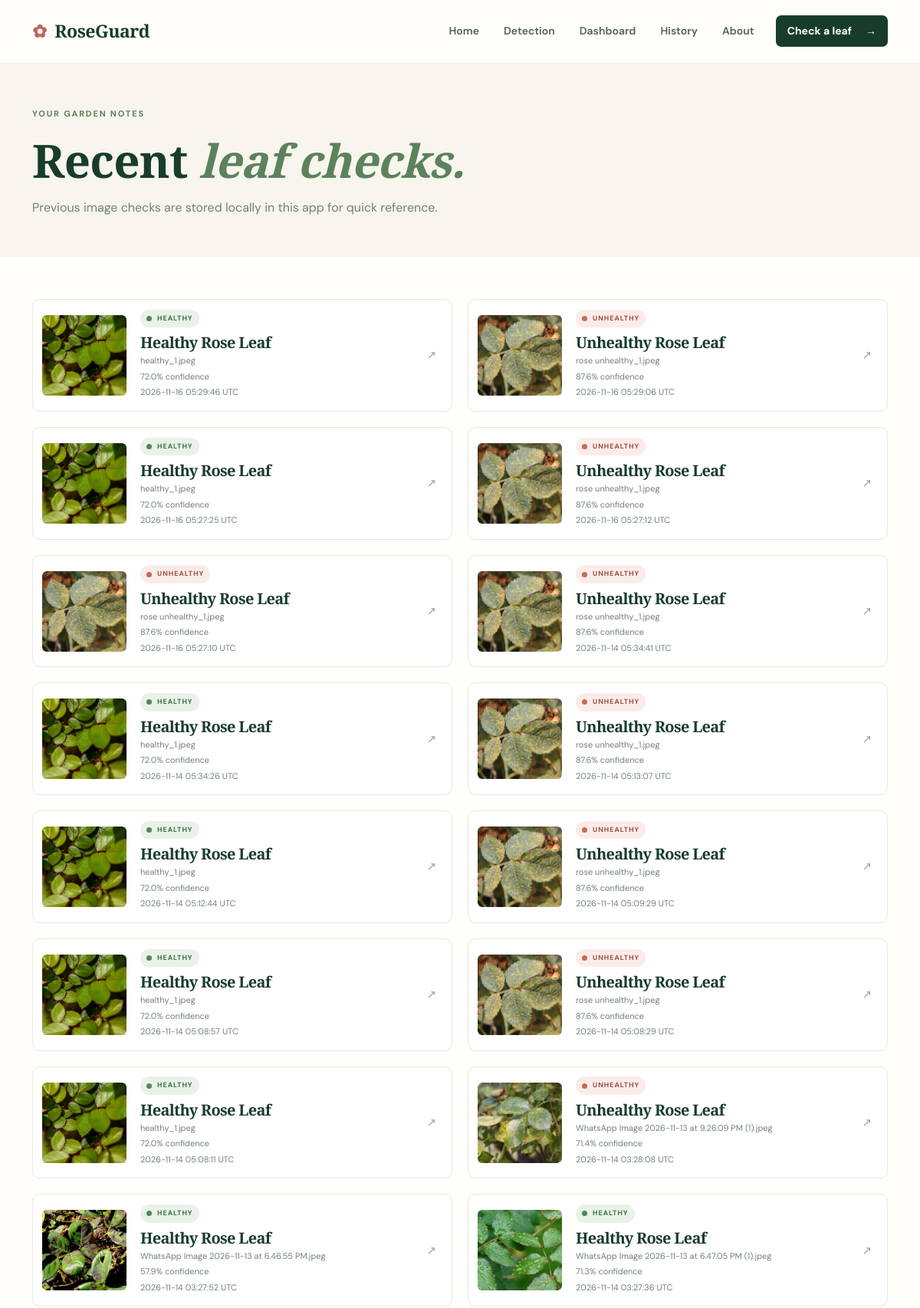
The app's page /history (upper part) with its own data.
### tables this page shows
CREATE TABLE predictions (
                id TEXT PRIMARY KEY,
                image_filename TEXT NOT NULL,
                class_name TEXT NOT NULL,
                confidence REAL NOT NULL,
                created_at TEXT NOT NULL
            , original_filename TEXT NOT NULL DEFAULT '', image_location TEXT NOT NULL DEFAULT '', probability_healthy REAL, probability_unhealthy REAL);

### app.py (the view)
@app.route("/history")
def history():
    with get_db() as connection:
        rows = connection.execute(
            "SELECT id, image_filename, original_filename, image_location, "
            "probability_healthy, probability_unhealthy, class_name, confidence, created_at "
            "FROM predictions ORDER BY created_at DESC LIMIT 100"
        ).fetchall()
    records = [prediction_record(row) for row in rows]
    return render_template("history.html", records=records)

### app.py (called while the page is built)
def normalized_class_name(class_name):
    if class_name in {"healthy", "unhealthy", "unidentified"}:
        return class_name
    return "unhealthy"

@contextmanager
def get_db():
    connection = sqlite3.connect(DATABASE)
    connection.row_factory = sqlite3.Row
    try:
        with connection:
            yield connection
    finally:
        connection.close()

### templates/history.html (shortened to what this page needs)
{% extends "base.html" %}
{% block content %}
<section class="page-hero compact-hero"><div class="container"><div class="eyebrow">Your garden notes</div><h1>Recent <em>leaf checks.</em></h1><p>Previous image checks are stored locally in this app for quick reference.</p></div></section>
<section class="history-section"><div class="container">
  {% if records %}
  <div class="history-grid">{% for record in records %}<a class="history-card" href="{{ url_for('result', prediction_id=record.id) }}"><img src="{{ url_for('static', filename='uploads/' ~ record.image_filename) }}" alt="Rose leaf from {{ record.created_at }}"><div class="history-card-body"><span class="status-pill status-{{ record.disease.status }}"><span></span>{{ 'UNCERTAIN' if record.disease.status == 'unidentified' else record.disease.status|upper }}</span><h2>{{ record.disease.display_name }}</h2><p class="history-filename" title="{{ record.original_filename }}">{{ record.original_filename }}</p><p>{{ "%.1f"|format(record.model_score * 100) }}% {{ 'top score' if record.disease.status == 'unidentified' else 'confidence' }}</p><time>{{ record.created_at[:19].replace('T', ' ') }} UTC</time></div><span class="history-arrow" aria-hidden="true">↗</span></a>{% endfor %}</div>
  {% else %}
  <div class="empty-history"><div class="empty-flower">✿</div><h2>No leaf checks yet</h2><p>Your completed checks will appear here.</p><a href="{{ url_for('detect') }}" class="btn btn-primary-green">Start a leaf check <span aria-hidden="true">→</span></a></div>
  {% endif %}
</div></section>
{% endblock %}

### templates/base.html (shortened to what this page needs)
<!doctype html>
<html lang="en">
<head>
  <link href="https://cdn.jsdelivr.net/npm/bootstrap@5.3.3/dist/css/bootstrap.min.css" rel="stylesheet">
  <link rel="stylesheet" href="{{ url_for('static', filename='css/style.css') }}">
</head>
<body>
  <nav class="navbar navbar-expand-lg navbar-light site-nav">
    <div class="container">
      <a class="navbar-brand brand" href="{{ url_for('home') }}"><span class="brand-mark">✿</span> RoseGuard</a>
      <div class="collapse navbar-collapse" id="siteNav">
        <div class="navbar-nav ms-auto align-items-lg-center gap-lg-3">
          <a class="nav-link" href="{{ url_for('home') }}">Home</a>
          <a class="nav-link" href="{{ url_for('detect') }}">Detection</a>
          <a class="nav-link" href="{{ url_for('dashboard') }}">Dashboard</a>
          <a class="nav-link" href="{{ url_for('history') }}">History</a>
          <a class="nav-link" href="{{ url_for('about') }}">About</a>
          <a class="btn btn-primary-green nav-cta" href="{{ url_for('detect') }}">Check a leaf <span aria-hidden="true">→</span></a>
        </div>
      </div>
    </div>
  </nav>
  <main>{% block content %}{% endblock %}</main>
</body>
</html>

### static/css/style.css (style rules this page uses)
:root { --forest: #183c2b; --forest-deep: #102c20; --leaf: #5b825d; --sage: #e7eee4; --cream: #f7f5ed; --paper: #fffefa; --ink: #25352a; --muted: #718074; --rose: #bd665e; --line: #e6e9e1; --shadow: 0 18px 50px rgba(34, 57, 39, .09); }
* { box-sizing: border-box; }
body { background: var(--paper); color: var(--ink); font-family: "DM Sans", sans-serif; font-size: 15px; }
a { color: inherit; }
.site-nav { background: rgba(255, 254, 250, .96); border-bottom: 1px solid rgba(30, 60, 43, .06); padding: 18px 0; position: relative; z-index: 5; }
.brand { color: var(--forest); font-family: "Playfair Display", serif; font-size: 23px; font-weight: 700; letter-spacing: -.5px; text-decoration: none; }
.brand-mark { color: var(--rose); font-family: sans-serif; margin-right: 5px; }
.navbar-nav .nav-link { color: #536257; font-size: 14px; font-weight: 600; }
.btn-primary-green, .btn-cream { align-items: center; border: 0; border-radius: 7px; display: inline-flex; font-size: 14px; font-weight: 700; gap: 18px; justify-content: center; padding: 13px 20px; transition: background .2s ease, transform .2s ease, box-shadow .2s ease; }
.btn-primary-green { background: var(--forest); color: white; }
.nav-cta { margin-left: 4px; padding: 10px 15px; }
.eyebrow { align-items: center; color: var(--leaf); display: flex; font-size: 11px; font-weight: 700; gap: 10px; letter-spacing: 1.8px; text-transform: uppercase; }
h1, h2, h3 { color: var(--forest); font-family: "Playfair Display", serif; font-weight: 600; letter-spacing: -.7px; }
h1 em, h2 em { color: var(--leaf); font-style: italic; }
.page-hero { background: var(--cream); padding: 83px 0 77px; }
.page-hero h1 { font-size: clamp(43px, 5vw, 60px); margin: 17px 0 12px; max-width: 790px; }
.page-hero p { color: var(--muted); font-size: 16px; line-height: 1.7; margin: 0; max-width: 670px; }
.compact-hero { padding: 57px 0 51px; }
.detect-section, .result-section, .history-section { padding: 55px 0 92px; }
.status-pill { align-items: center; border-radius: 30px; display: inline-flex; font-size: 10px; font-weight: 700; gap: 7px; letter-spacing: 1px; padding: 7px 10px; }
.status-pill > span { border-radius: 50%; height: 7px; width: 7px; }
.status-healthy { background: #e8f2e7; color: #3b7047; }
.status-healthy > span { background: #4a8b57; }
.status-unhealthy { background: #faece8; color: #a14d42; }
.status-unhealthy > span { background: #c9685c; }
.history-grid { display: grid; gap: 20px; grid-template-columns: repeat(2, minmax(0, 1fr)); }
.history-card { align-items: center; background: white; border: 1px solid var(--line); border-radius: 10px; color: inherit; display: grid; gap: 18px; grid-template-columns: 110px 1fr auto; min-width: 0; padding: 12px; text-decoration: none; transition: box-shadow .2s ease, transform .2s ease; }
.history-card > img { background: #f1f4ed; border-radius: 6px; height: 105px; object-fit: cover; width: 110px; }
.history-card-body { min-width: 0; }
.history-card-body .status-pill { font-size: 9px; padding: 5px 8px; }
.history-card h2 { font-size: 20px; margin: 8px 0 3px; }
.history-card p, .history-card time { color: var(--muted); display: block; font-size: 11px; margin: 0 0 4px; }
.history-card .history-filename { overflow: hidden; text-overflow: ellipsis; white-space: nowrap; }
.history-arrow { color: #9ba69a; padding-right: 8px; }

### records on screen
predictions: image_filename (picture), class_name "HEALTHY", disease.display_name "Healthy Rose Leaf", original_filename "healthy_1.jpeg", record.model_score*100 "72.0", disease "confidence", created_at "2026-11-16 05:29:46"
predictions: image_filename (picture), class_name "UNHEALTHY", disease.display_name "Unhealthy Rose Leaf", original_filename "rose unhealthy_1.jpeg", record.model_score*100 "87.6", disease "confidence", created_at "2026-11-16 05:29:06"
predictions: image_filename (picture), class_name "HEALTHY", disease.display_name "Healthy Rose Leaf", original_filename "healthy_1.jpeg", record.model_score*100 "72.0", disease "confidence", created_at "2026-11-16 05:27:25"
predictions: image_filename (picture), class_name "UNHEALTHY", disease.display_name "Unhealthy Rose Leaf", original_filename "rose unhealthy_1.jpeg", record.model_score*100 "87.6", disease "confidence", created_at "2026-11-16 05:27:12"
predictions: image_filename (picture), class_name "UNHEALTHY", disease.display_name "Unhealthy Rose Leaf", original_filename "rose unhealthy_1.jpeg", record.model_score*100 "87.6", disease "confidence", created_at "2026-11-16 05:27:10"
predictions: image_filename (picture), class_name "UNHEALTHY", disease.display_name "Unhealthy Rose Leaf", original_filename "rose unhealthy_1.jpeg", record.model_score*100 "87.6", disease "confidence", created_at "2026-11-14 05:34:41"
predictions: image_filename (picture), class_name "HEALTHY", disease.display_name "Healthy Rose Leaf", original_filename "healthy_1.jpeg", record.model_score*100 "72.0", disease "confidence", created_at "2026-11-14 05:34:26"
predictions: image_filename (picture), class_name "UNHEALTHY", disease.display_name "Unhealthy Rose Leaf", original_filename "rose unhealthy_1.jpeg", record.model_score*100 "87.6", disease "confidence", created_at "2026-11-14 05:13:07"
predictions: image_filename (picture), class_name "HEALTHY", disease.display_name "Healthy Rose Leaf", original_filename "healthy_1.jpeg", record.model_score*100 "72.0", disease "confidence", created_at "2026-11-14 05:12:44"
predictions: image_filename (picture), class_name "UNHEALTHY", disease.display_name "Unhealthy Rose Leaf", original_filename "rose unhealthy_1.jpeg", record.model_score*100 "87.6", disease "confidence", created_at "2026-11-14 05:09:29"
predictions: image_filename (picture), class_name "HEALTHY", disease.display_name "Healthy Rose Leaf", original_filename "healthy_1.jpeg", record.model_score*100 "72.0", disease "confidence", created_at "2026-11-14 05:08:57"
predictions: image_filename (picture), class_name "UNHEALTHY", disease.display_name "Unhealthy Rose Leaf", original_filename "rose unhealthy_1.jpeg", record.model_score*100 "87.6", disease "confidence", created_at "2026-11-14 05:08:29"
predictions: image_filename (picture), class_name "HEALTHY", disease.display_name "Healthy Rose Leaf", original_filename "healthy_1.jpeg", record.model_score*100 "72.0", disease "confidence", created_at "2026-11-14 05:08:11"
predictions: image_filename (picture), class_name "UNHEALTHY", disease.display_name "Unhealthy Rose Leaf", original_filename "WhatsApp Image 2026-11-13 at 9.26.09 PM (1).jpeg", record.model_score*100 "71.4", disease "confidence", created_at "2026-11-14 03:28:08"
predictions: image_filename (picture), class_name "HEALTHY", disease.display_name "Healthy Rose Leaf", original_filename "WhatsApp Image 2026-11-13 at 6.46.55 PM.jpeg", record.model_score*100 "57.9", disease "confidence", created_at "2026-11-14 03:27:52"
predictions: image_filename (picture), class_name "HEALTHY", disease.display_name "Healthy Rose Leaf", original_filename "WhatsApp Image 2026-11-13 at 6.47.05 PM (1).jpeg", record.model_score*100 "71.3", disease "confidence", created_at "2026-11-14 03:27:36"
